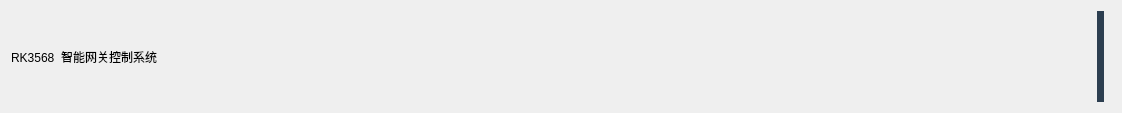
<?xml version="1.0" encoding="UTF-8"?>
<ui version="4.0">
 <class>Title</class>
 <widget class="QWidget" name="Title">
  <property name="geometry">
   <rect>
    <x>0</x>
    <y>0</y>
    <width>1122</width>
    <height>113</height>
   </rect>
  </property>
  <property name="windowTitle">
   <string>Form</string>
  </property>
  <layout class="QHBoxLayout" name="horizontalLayout_3">
   <item>
    <layout class="QHBoxLayout" name="horizontalLayout_2" stretch="5,3">
     <property name="spacing">
      <number>0</number>
     </property>
     <item>
      <widget class="QLabel" name="label_title">
       <property name="styleSheet">
        <string notr="true"/>
       </property>
       <property name="text">
        <string>RK3568  智能网关控制系统</string>
       </property>
      </widget>
     </item>
     <item>
      <layout class="QHBoxLayout" name="horizontalLayout">
       <item>
        <spacer name="horizontalSpacer">
         <property name="orientation">
          <enum>Qt::Horizontal</enum>
         </property>
         <property name="sizeHint" stdset="0">
          <size>
           <width>40</width>
           <height>20</height>
          </size>
         </property>
        </spacer>
       </item>
       <item>
        <widget class="QLabel" name="label_statusIcon">
         <property name="styleSheet">
          <string notr="true">background-color: rgb(44, 62, 80);</string>
         </property>
         <property name="text">
          <string/>
         </property>
        </widget>
       </item>
       <item>
        <widget class="QLabel" name="label_status">
         <property name="text">
          <string/>
         </property>
        </widget>
       </item>
      </layout>
     </item>
    </layout>
   </item>
  </layout>
 </widget>
 <resources/>
 <connections/>
</ui>
